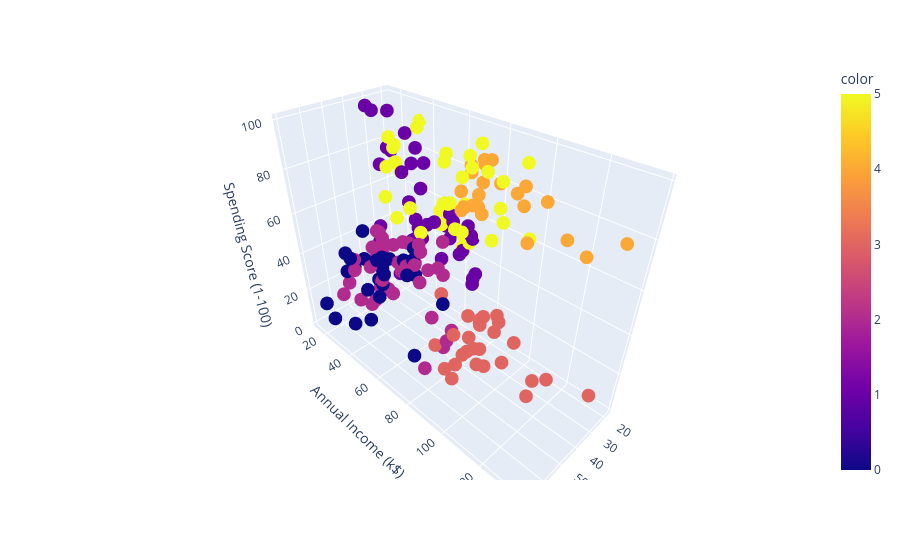

The notebook cell saved with this chart:
### Code cell
import plotly.express as px

fig = px.scatter_3d(
    df, x='Age', y='Annual Income (k$)', z='Spending Score (1-100)', color=clusters
fig.show()

### Figure 1 — Plotly figure (JSON) as saved in the notebook; plotly's stock layout.template omitted (floating-point values rounded to 4 significant figures; data arrays with more than 128 entries replaced by an {"elided": "..."} marker saying what was removed)
{"data": [{"hovertemplate": "Age=%{x}<br>Annual Income (k$)=%{y}<br>Spending Score (1-100)=%{z}<br>color=%{marker.color}<extra></extra>", "legendgroup": "", "marker": {"color": {"elided": "200 int values"}, "coloraxis": "coloraxis", "symbol": "circle"}, "mode": "markers", "name": "", "scene": "scene", "showlegend": false, "type": "scatter3d", "x": {"elided": "200 int values"}, "y": {"elided": "200 int values"}, "z": {"elided": "200 int values"}}], "layout": {"coloraxis": {"colorbar": {"title": {"text": "color"}}, "colorscale": [[0, "#0d0887"], [0.1111, "#46039f"], [0.2222, "#7201a8"], [0.3333, "#9c179e"], [0.4444, "#bd3786"], [0.5556, "#d8576b"], [0.6667, "#ed7953"], [0.7778, "#fb9f3a"], [0.8889, "#fdca26"], [1, "#f0f921"]]}, "legend": {"tracegroupgap": 0}, "margin": {"t": 60}, "scene": {"domain": {"x": [0, 1], "y": [0, 1]}, "xaxis": {"title": {"text": "Age"}}, "yaxis": {"title": {"text": "Annual Income (k$)"}}, "zaxis": {"title": {"text": "Spending Score (1-100)"}}}}}
